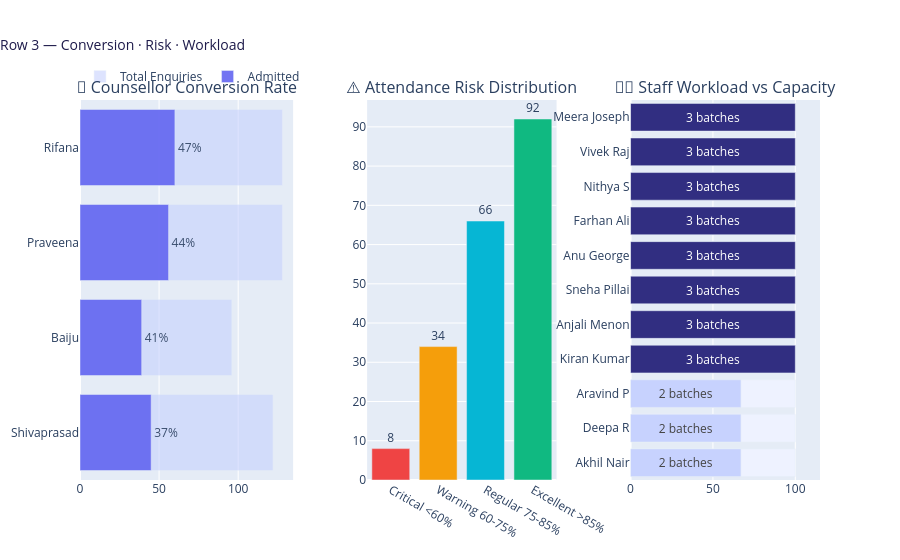

Source (notebook cell):
### Code cell
# ═══════════════════════════════════════════════════════════════════════════════
# ROW 3 — Counsellor Conversion · Attendance Risk · Staff Workload
# ═══════════════════════════════════════════════════════════════════════════════

fig_row3 = make_subplots(
    rows=1, cols=3,
    subplot_titles=[
        '🎯 Counsellor Conversion Rate',
        '⚠️ Attendance Risk Distribution',
        '👩🏫 Staff Workload vs Capacity',
    ],
    column_widths=[0.36, 0.32, 0.32],
    horizontal_spacing=0.1,
)

# ── 3A: Counsellor Conversion ────────────────────────────────────────────────
total_by = admissions.groupby('attended_by').size()
admit_by = admissions[admissions['status']=='Admitted'].groupby('attended_by').size()
conv_df  = pd.DataFrame({
    'Counsellor': total_by.index,
    'Total':      total_by.values,
    'Admitted':   admit_by.reindex(total_by.index, fill_value=0).values,
})
conv_df['Conv%'] = (conv_df['Admitted'] / conv_df['Total'] * 100).round(1)
conv_df = conv_df.sort_values('Conv%', ascending=True)

fig_row3.add_trace(go.Bar(
    y=conv_df['Counsellor'], x=conv_df['Total'],
    name='Total Enquiries', orientation='h',
    marker_color='#C7D2FE', opacity=0.6, showlegend=True,
), row=1, col=1)
fig_row3.add_trace(go.Bar(
    y=conv_df['Counsellor'], x=conv_df['Admitted'],
    name='Admitted', orientation='h',
    marker_color='#6366F1', opacity=0.9,
    text=conv_df['Conv%'].apply(lambda v: f'{v:.0f}%'),
    textposition='outside', showlegend=True,
), row=1, col=1)
fig_row3.update_layout(barmode='overlay')

# ── 3B: Attendance Risk Bands ────────────────────────────────────────────────
risk_bins   = [0, 60, 75, 85, 101]
risk_labels = ['Critical\n<60%', 'Warning\n60-75%', 'Regular\n75-85%', 'Excellent\n>85%']
risk_colors = ['#EF4444', '#F59E0B', '#06B6D4', '#10B981']
att_risk = pd.cut(
    attendance['Attendance %'], bins=risk_bins,
    labels=risk_labels, right=False
).value_counts().reindex(risk_labels).fillna(0).reset_index()
att_risk.columns = ['Risk Band', 'Students']

fig_row3.add_trace(go.Bar(
    x=att_risk['Risk Band'], y=att_risk['Students'],
    marker_color=risk_colors,
    text=att_risk['Students'].astype(int),
    textposition='outside',
    showlegend=False,
), row=1, col=2)

# ── 3C: Staff Workload ───────────────────────────────────────────────────────
staff_ov = staff[staff['batches_handling'] > 0].copy()
staff_ov['capacity_pct'] = (staff_ov['batches_handling'] / 3 * 100).round(0)
staff_ov = staff_ov.sort_values('capacity_pct', ascending=True)

fig_row3.add_trace(go.Bar(
    y=staff_ov['name'], x=[100]*len(staff_ov),
    orientation='h', marker_color='#EEF2FF',
    showlegend=False, hoverinfo='skip',
), row=1, col=3)
fig_row3.add_trace(go.Bar(
    y=staff_ov['name'], x=staff_ov['capacity_pct'],
    orientation='h',
    marker=dict(
        color=staff_ov['capacity_pct'].tolist(),
        colorscale=[[0,'#C7D2FE'],[0.5,'#6366F1'],[1,'#312E81']],
        showscale=False,
    ),
    text=staff_ov['batches_handling'].apply(lambda v: f'{int(v)} batches'),
    textposition='inside', insidetextanchor='middle',
    showlegend=False,
    hovertemplate='%{y}<br>Load: %{x:.0f}%<extra></extra>',
), row=1, col=3)

fig_row3.update_layout(
    barmode='overlay',
    title=dict(text='Row 3 — Conversion · Risk · Workload', font=dict(size=14, color='#1E1B4B'), x=0),
    legend=dict(orientation='h', y=1.1, x=0),
)

fig_row3.update_xaxes(range=[0, 115], row=1, col=3)
fig_row3.show()

### Figure 1 — Plotly figure (JSON) as saved in the notebook; plotly's stock layout.template omitted (floating-point values rounded to 4 significant figures)
{"data": [{"marker": {"color": "#C7D2FE"}, "name": "Total Enquiries", "opacity": 0.6, "orientation": "h", "showlegend": true, "type": "bar", "x": [122, 96, 128, 128], "xaxis": "x", "y": ["Shivaprasad", "Baiju", "Praveena", "Rifana"], "yaxis": "y"}, {"marker": {"color": "#6366F1"}, "name": "Admitted", "opacity": 0.9, "orientation": "h", "showlegend": true, "text": ["37%", "41%", "44%", "47%"], "textposition": "outside", "type": "bar", "x": [45, 39, 56, 60], "xaxis": "x", "y": ["Shivaprasad", "Baiju", "Praveena", "Rifana"], "yaxis": "y"}, {"marker": {"color": ["#EF4444", "#F59E0B", "#06B6D4", "#10B981"]}, "showlegend": false, "text": [8.0, 34.0, 66.0, 92.0], "textposition": "outside", "type": "bar", "x": ["Critical\n<60%", "Warning\n60-75%", "Regular\n75-85%", "Excellent\n>85%"], "xaxis": "x2", "y": [8, 34, 66, 92], "yaxis": "y2"}, {"hoverinfo": "skip", "marker": {"color": "#EEF2FF"}, "orientation": "h", "showlegend": false, "type": "bar", "x": [100, 100, 100, 100, 100, 100, 100, 100, 100, 100, 100], "xaxis": "x3", "y": ["Akhil Nair", "Deepa R", "Aravind P", "Kiran Kumar", "Anjali Menon", "Sneha Pillai", "Anu George", "Farhan Ali", "Nithya S", "Vivek Raj", "Meera Joseph"], "yaxis": "y3"}, {"hovertemplate": "%{y}<br>Load: %{x:.0f}%<extra></extra>", "insidetextanchor": "middle", "marker": {"color": [67, 67, 67, 100, 100, 100, 100, 100, 100, 100, 100], "colorscale": [[0, "#C7D2FE"], [0.5, "#6366F1"], [1, "#312E81"]], "showscale": false}, "orientation": "h", "showlegend": false, "text": ["2 batches", "2 batches", "2 batches", "3 batches", "3 batches", "3 batches", "3 batches", "3 batches", "3 batches", "3 batches", "3 batches"], "textposition": "inside", "type": "bar", "x": [67.0, 67.0, 67.0, 100.0, 100.0, 100.0, 100.0, 100.0, 100.0, 100.0, 100.0], "xaxis": "x3", "y": ["Akhil Nair", "Deepa R", "Aravind P", "Kiran Kumar", "Anjali Menon", "Sneha Pillai", "Anu George", "Farhan Ali", "Nithya S", "Vivek Raj", "Meera Joseph"], "yaxis": "y3"}], "layout": {"annotations": [{"font": {"size": 16}, "showarrow": false, "text": "🎯 Counsellor Conversion Rate", "x": 0.144, "xanchor": "center", "xref": "paper", "y": 1, "yanchor": "bottom", "yref": "paper"}, {"font": {"size": 16}, "showarrow": false, "text": "⚠️ Attendance Risk Distribution", "x": 0.516, "xanchor": "center", "xref": "paper", "y": 1, "yanchor": "bottom", "yref": "paper"}, {"font": {"size": 16}, "showarrow": false, "text": "👩🏫 Staff Workload vs Capacity", "x": 0.872, "xanchor": "center", "xref": "paper", "y": 1, "yanchor": "bottom", "yref": "paper"}], "barmode": "overlay", "legend": {"orientation": "h", "x": 0, "y": 1.1}, "title": {"font": {"color": "#1E1B4B", "size": 14}, "text": "Row 3 — Conversion · Risk · Workload", "x": 0}, "xaxis": {"anchor": "y", "domain": [0, 0.288]}, "xaxis2": {"anchor": "y2", "domain": [0.388, 0.644]}, "xaxis3": {"anchor": "y3", "domain": [0.744, 1], "range": [0, 115]}, "yaxis": {"anchor": "x", "domain": [0, 1]}, "yaxis2": {"anchor": "x2", "domain": [0, 1]}, "yaxis3": {"anchor": "x3", "domain": [0, 1]}}}
